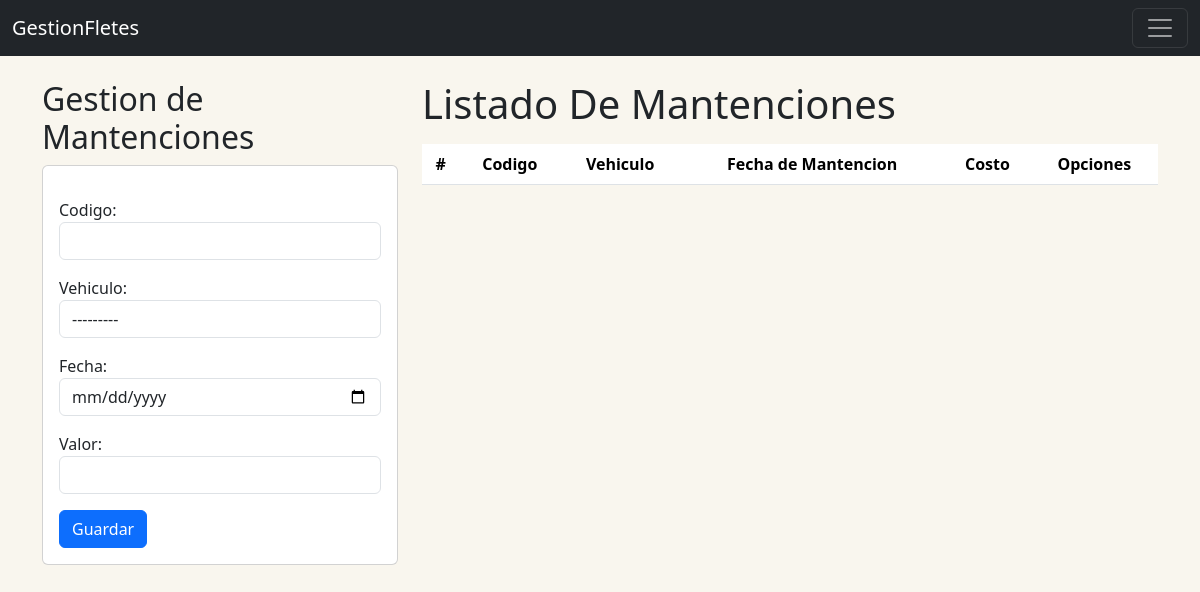
The app's page /mantenciones/homeMantenciones/, older data.
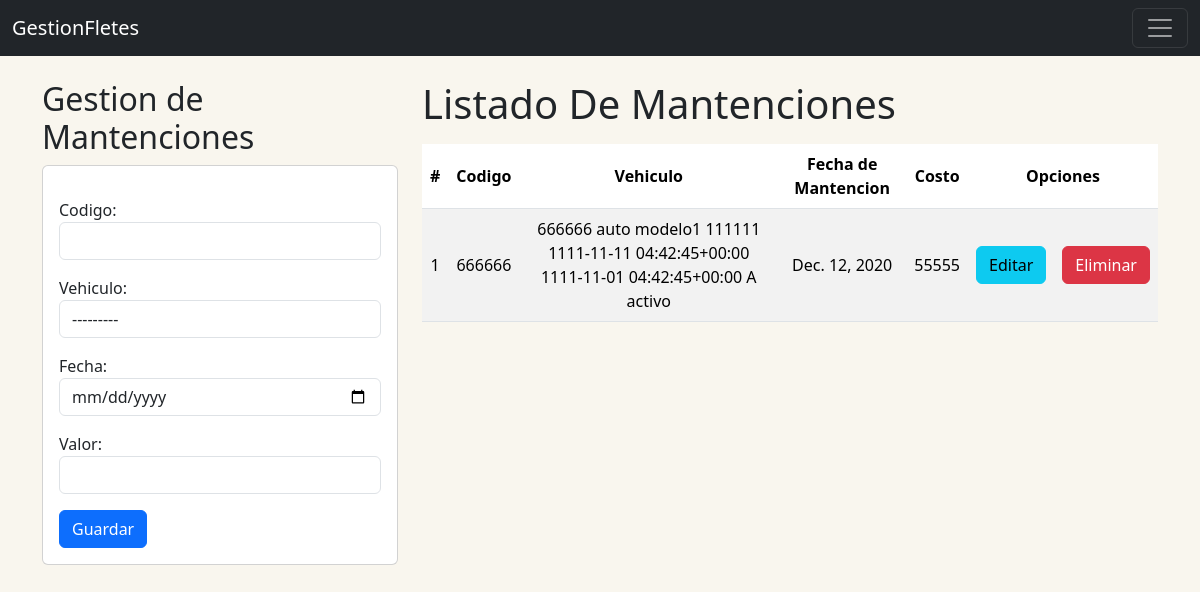
The same page, newer data.
### CrudMantenciones/models.py (models this page shows, shortened)
class Mantenciones(models.Model):
    codigo = models.CharField(primary_key=True, max_length=6)
    vehiculo = models.ForeignKey(Vehiculos, on_delete=models.CASCADE)
    fecha = models.DateField()
    valor = models.PositiveIntegerField()

### CrudVehiculos/models.py (models this page shows)
class Vehiculos(models.Model):
    codigo = models.CharField(primary_key=True, max_length=6)
    nombre = models.CharField(max_length=30)
    modelo = models.CharField(max_length=30)
    patente= models.CharField(max_length=7)
    fechaAdquisicion = models.DateTimeField()
    fechaUltimoMant = models.DateTimeField()
    otrosDetalles = models.CharField(max_length=100)
    estado = models.CharField(max_length=20)
    def __str__(self):
        texto= "{0} {1} {2} {3} {4} {5} {6} {7}"
        return texto.format(self.codigo, self.nombre, self.modelo, self.patente, self.fechaAdquisicion, self.fechaUltimoMant, self.otrosDetalles, self.estado)

### CrudMantenciones/views.py (the view)
# urls.py: path('homeMantenciones/', views.homeMantenciones, name="homeMantenciones"),
def homeMantenciones(request):
    mantenciones = Mantenciones.objects.all()
    form = MantencionForm
    return render(request, 'gestionMantenciones.html', {'mantenciones': mantenciones,'form':form})

### CrudMantenciones/templates/gestionMantenciones.html (shortened to what this page needs)
{% extends "Base.html" %}
{% load widget_tweaks %}
{% block body %}
<div class="row">
    <div class="col-sm-12 col-md-6 col-lg-4 col-xl-4">
        <h2>Gestion de Mantenciones</h2>
        <div class="card">
            <div class="card-body">
                <form action="{% url 'registrarMantencion' %}" method="post" class="mt-3">
                    <div class="mb-3">
                        {{ form.codigo.label_tag }}
                        {% render_field form.codigo class="form-control" %}
                    </div>
                    <div class="mb-3">
                        {{ form.vehiculo.label_tag }}
                        {% render_field form.vehiculo class="form-control" %}
                    </div>
                    <div class="mb-3">
                        {{ form.fecha.label_tag }}
                        {% render_field form.fecha class="form-control" type="date" %}
                    </div>
                    <div class="mb-3">
                        {{ form.valor.label_tag }}
                        {% render_field form.valor class="form-control" %}
                    </div>
                    <button type="submit" class="btn btn-primary">Guardar</button>
                </form>
            </div>
        </div>
    </div>
    <div class="col-sm-12 col-md-6 col-lg-8 col-xl-8">
        <h1 >Listado De Mantenciones</h1>
        <div class="table responsive py-2">
            <table class="table table-striped">
                <thead>
                    <tr>
                        <th>#</th>
                        <th>Codigo</th>
                        <th>Vehiculo</th>
                        <th>Fecha de Mantencion</th>
                        <th>Costo</th>
                        <th colspan="2">Opciones</th>
                    </tr>
                </thead>
                <tbody>
                    {% for mantencion in mantenciones %}
                    <tr>
                        <td>{{forloop.counter}}</td>
                        <td>{{mantencion.codigo}}</td>
                        <td>{{mantencion.vehiculo}}</td>
                        <td>{{mantencion.fecha}}</td>
                        <td>{{mantencion.valor}}</td>
                        <td><a href="{% url 'edicionMantencion' mantencion.codigo %}" class="btn btn-info">Editar</a></td>
                        <td><a href="{% url 'eliminarMantencion' mantencion.codigo %}" class="btn btn-danger btnEliminacion">Eliminar</a></td>
                    </tr>
                    {% endfor %}
                </tbody>
            </table>
        </div>
    </div>
</div>
{% endblock %}

Row changes from the older to the newer data that the page shows:
added Mantenciones: codigo "666666", vehiculo "666666 auto modelo1 111111 1111-11-11 04:42:45+00:00 1111-11-01 04:42:45+00:00 A activo", fecha "Dec. 12, 2020", valor "55555"
